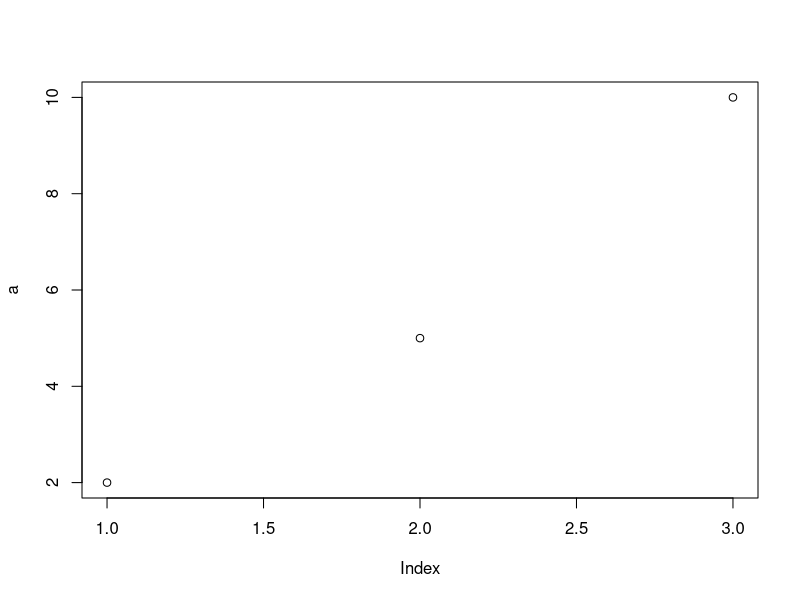

Source code (R): (Note: this script raises an error after producing the figure.)
getwd()
setwd('/Users/namwoo/Desktop/UNIST/lecture/1-1/Statistical Learning')

a <- c(2, 5, 10)
plot(a)

help.start()
help(lm)

name <- 'John'
age <- 25

# This is a comment

?'lm'

Fruit <- factor(c('apple',
                  'banana'))

Nu <- c(15.3, 99)
class(Nu)
Co <- c(9+3i, 10-6i)
class(Co)
Ch <- c('school', '99')
class(Ch)
Lo <- c(TRUE, FALSE)
class(Lo)

a <- NA
identical(a, b)
is.na(a)
b <- NaN
c <- NULL
is.null(c)
d <- Inf

9+2
9-2
9*2
9/2
9^2
9%%2
9%/%2

4 < 3
3 <= 3
2 > 3
3 >= 3
3 == 3
3 != 3

x <- 1:10

sqrt(5)
exp(1)
log(2)
log10(2)
sin(pi/2)
abs(-32)
floor(-8.2)
ceiling(3.4)

1256%%17
floor(log10(859) * 4)
credit <- c('100', '200', '300')
class(credit)
credit <- c(100, 200, 300)
class(credit)
credit <- factor(c(100, 200, 300))
class(credit)

x <- factor(c(1, 2, 3, 4, 5))
is.vector(x)
is.matrix(x)
as.vector(x)
length(x)
sort(x)

df <- data.frame(programming=c('Python', 'R', 'STATA'),
                 Credit=c(100, 150, 200),
                 Duration=c(10, 20, 30))

df

summary(df)
df$programming

plot(1, 3)
plot(c(1, 8), c(3, 10))
plot(c(1, 2, 3, 4),
     c(3, 7, 9, 10),
     type='p')
plot(c(1, 2, 3, 4),
     c(3, 7, 9, 10),
     type='l')

plot(1:10,
     col='blue', # color
     pch=23, # point character
     cex=2, # point size
     main='Point Plot',
     sub='Statistical Learning',
     xlab='Index for Value',
     ylab='Value')

pie(c(10, 20, 30, 40), init.angle=90)
pie(c(10, 20, 30, 40),
    label=c('A', "B", "C", 'D'),
    main='Title')

barplot(c(2, 4, 6, 8),
        names.arg=c("A", 'B', "C", 'D'))
barplot()